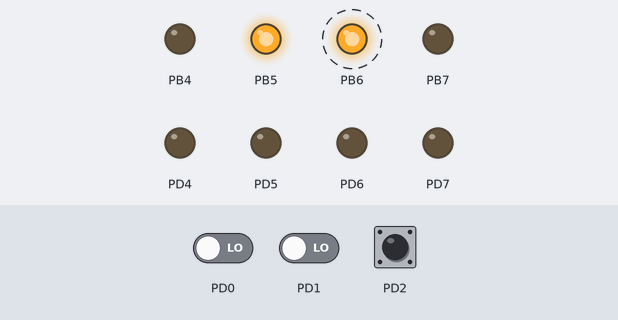
The program below on a simulated ATmega128, built with avr-gcc and emulated at 16 MHz. Parts: output pins drawn as LEDs (lit = HIGH). Dashed ring = blinking. The inputs (shaded band) are chosen by the test bench; at power-on: PD1 LOW, PD0 LOW, PD2 HIGH.

Above: at 4.8 s.
4.9 s: PD1 driven HIGH
At 5.9 s:
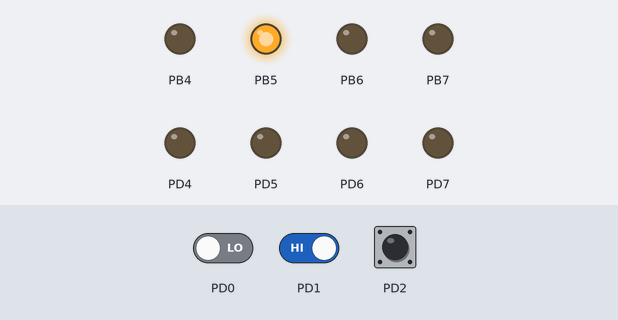
10.9 s: PD0 driven HIGH
At 11.25 s:
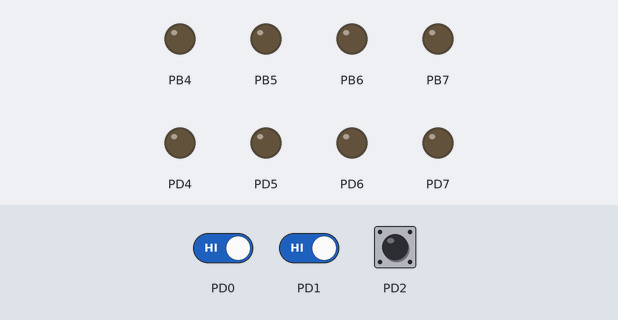
13.6 s: PD0 driven LOW
At 15.5 s:
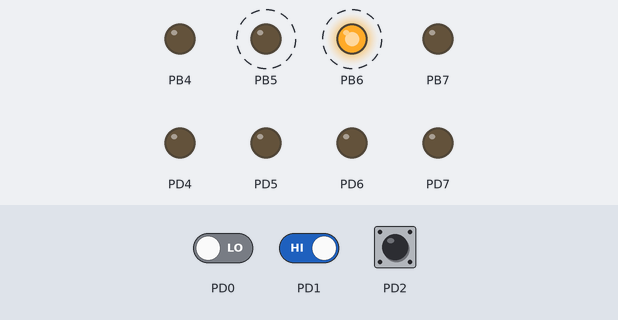
19.6 s: PD1 driven LOW
Timing chart, 0 to 25.6 s (numbered marks = the images above; inputs shaded):
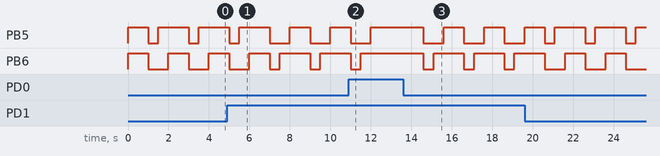

The program:

main.c
```c
/*
This code will cause a TekBot connected to the AVR board to
move forward and when it touches an obstacle, it will reverse
and turn away from the obstacle and resume forward motion.

PORT MAP
Port B, Pin 4 -> Output -> Right Motor Enable
Port B, Pin 5 -> Output -> Right Motor Direction
Port B, Pin 7 -> Output -> Left Motor Enable
Port B, Pin 6 -> Output -> Left Motor Direction
Port D, Pin 1 -> Input -> Left Whisker
Port D, Pin 0 -> Input -> Right Whisker
*/

#define F_CPU 16000000
#include <avr/io.h>
#include <util/delay.h>
#include <stdio.h>

int main(void)
{

	DDRB  = 0b11110000;
	DDRD  = 0b11110000;
	PORTB = 0b11110000;

	while (1)	       					// Loop Forever
	{
		PORTB = 0b01100000;				//Start moving forward

		if(!(PIND & (1<<PD2))){
			_delay_ms(1000);
			PORTB = 0b00000000;			//Reverse
			_delay_ms(500);
		}
		else if(!(PIND & (1<<PD1))){	//Read left whisker
			_delay_ms(1000);
			PORTB = 0b00000000;			//Reverse
			_delay_ms(500);
			PORTB = 0b00100000;			//Turn left
			_delay_ms(500);
		}
		else if(!(PIND & (1<<PD0))){	//Read right whisker
			_delay_ms(1000);
			PORTB = 0b00000000;			//Reverse
			_delay_ms(500);
			PORTB = 0b01000000;			//Turn right
			_delay_ms(500);
		}
	};
}
```

Measured:
- after the input at 10.9 s, PB5: goes on until 12.0 s, then stays HIGH; PB6: goes on until 11.5 s, then stays HIGH
- after the input at 13.6 s, PB5: alternates HIGH for 1.0 s and LOW for 1.0 s, starting after 1.0 s; PB6: alternates HIGH for 1.5 s and LOW for 0.50 s, starting after 1.0 s
